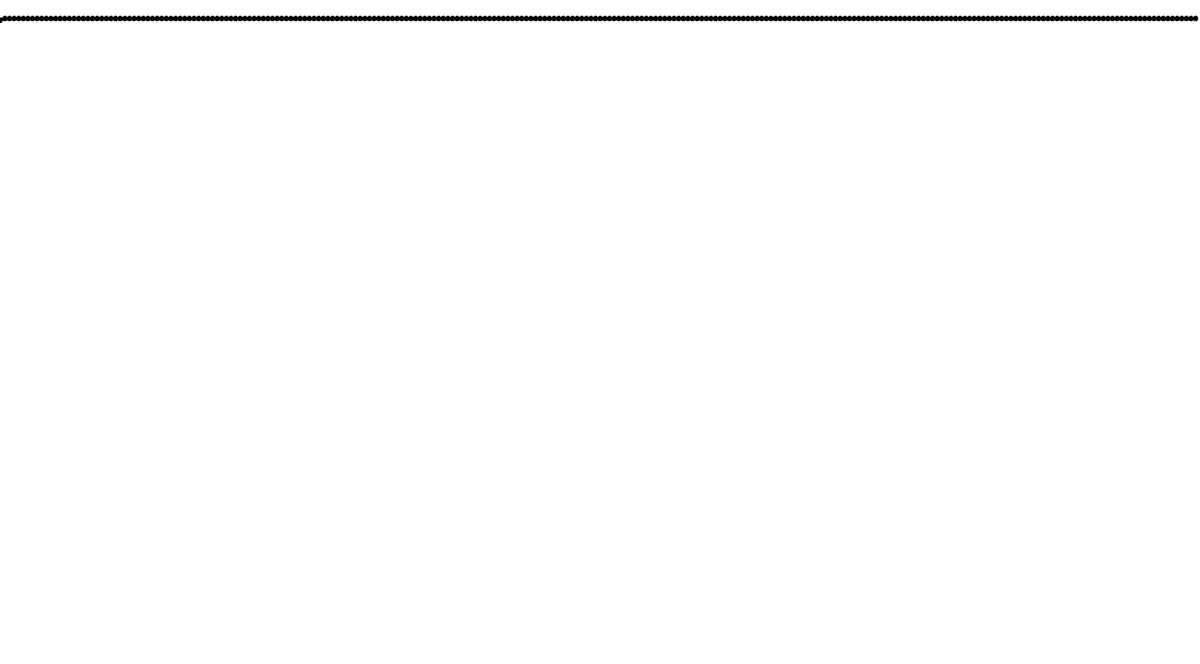
Frame 1 (no input)
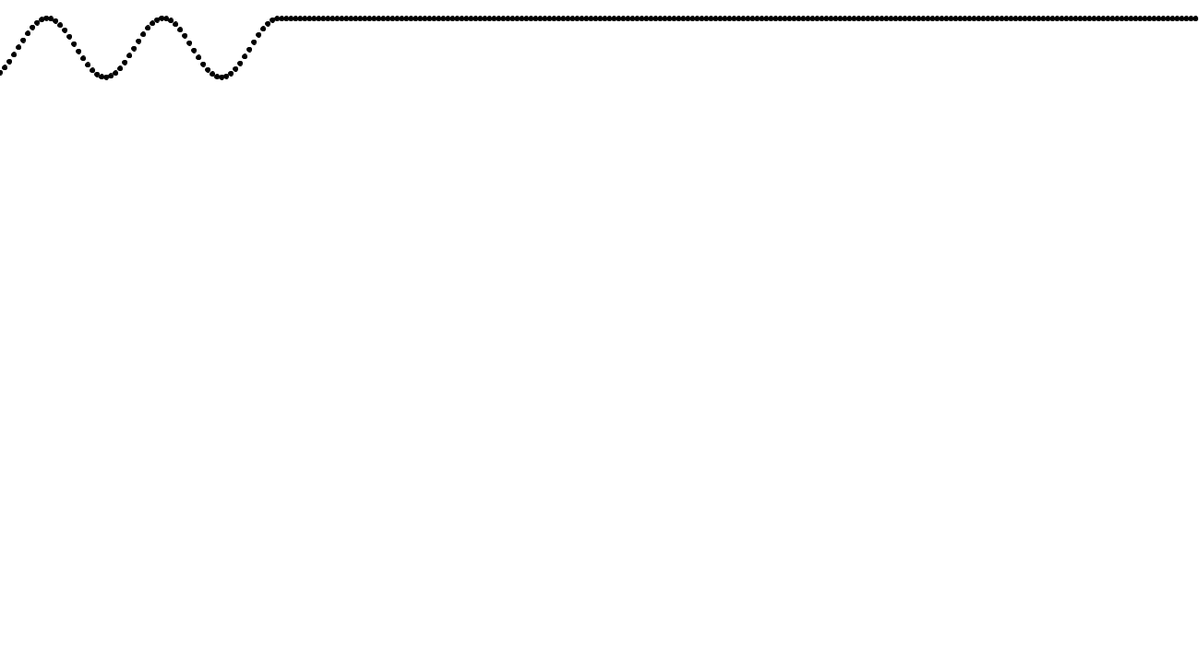
Frame 60 (the mouse pressed at the canvas centre just before this capture)
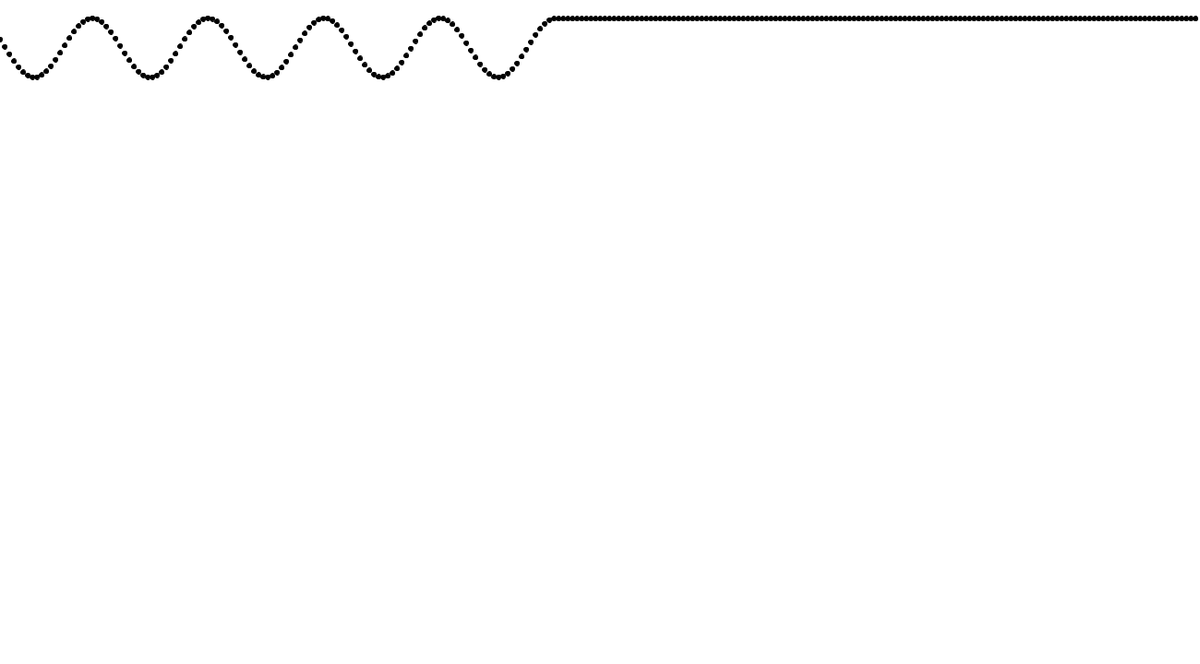
Frame 120 (the mouse held since frame 60 and released just before this capture)

The Processing sketch that drew these frames (run headless with seeded random() and noise(); from frame 60 on, the mouse is pressed at the canvas centre):

// Processing sketch: Wave
// ── Wave.pde

WaveOcsillator wave; 

void setup(){
  size(1300, 720);
  fill(0);
  wave = new WaveOcsillator(200, 40, .2, 10);
}



void draw(){
  background(255);
  wave.update();
  wave.display();
  
}

// ── Dot.pde
class Dot{
  float xPos, yPos, amp, vel, pYPos, peaks, frequency;
  int arrayPos, inv, intense;
  Dot(int arr_, int am_, int vel_, float pea_, float fre_){
    arrayPos = arr_;
    xPos = arrayPos * 5;
    inv = -1;
    amp = am_;
    vel = vel_;
    yPos = height/2 - 50;
    peaks = pea_;
    frequency = fre_;
    
  }
  
  void update(Dot[] dots){
    pYPos = yPos;
    if(arrayPos != 0){
      yPos = dots[arrayPos - 1].pYPos;
    } else {
      float d = abs(amp - yPos);
      translate(0, -height/2 + 70);
      yPos += sin((frameCount/vel) * frequency) * vel * peaks;
    }
  }
  
  void display(){
    ellipse(xPos, yPos, 5, 5);
  }
}

// ── WaveOcsillator.pde
class WaveOcsillator{
  float amp, speed, intense;
  Dot[] dots;
  WaveOcsillator(float amp, float speed, float peaks, float frequency ){
     dots = new Dot[width/5];
     for (int i = 0; i < width/5; i++){
       dots[i] = new Dot(i, int(amp), int(speed), peaks, frequency);
     }
  }
  
  void update(){
    for( int i = 0; i < dots.length; i++ ){
      dots[i].update(dots);
    }
  }
  
  void display(){
    for( int i = 0; i < dots.length; i++ ){
      dots[i].display();
    }
  }
  
}
